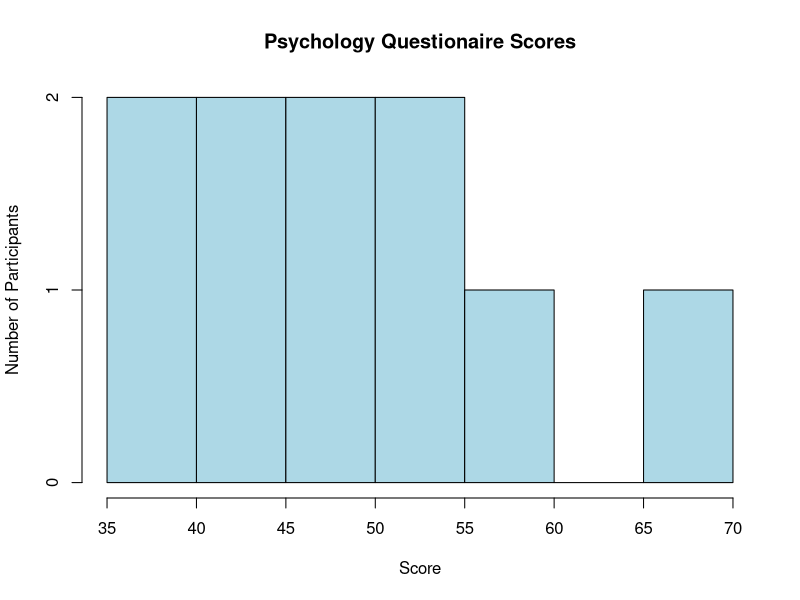

Write the R code that produced this figure. (Note: this script raises an error after producing the figure.)
scores <- c(12, 15, 18, 20, 25)
mean(scores)

mixed <- c(10, 20, "hello")
typeof(mixed)

scores <- c(10, 20, 30, 40, NA)
summary(scores)

scores <- c(35, 40, 42, 45, 48, 50, 52, 55, 60, 70)
hist(scores,
     main = "Psychology Questionaire Scores",
     xlab = "Score",
     ylab = "Number of Participants",
     col = "lightblue")

excel_sheets("data/DASS21_HU_N782_Clean.xlsx")
data <- read_excel("data/DASS21_HU_N782_Clean.xlsx", sheet = "Data")

dim(data)
names(data)
head(data)

# Missing values: None found across 782 participants and 67 variables.
colSums(is.na(data))

sum(duplicated(data$participant_id))
summary(data$dass_01)
dass_items <- data[paste0("dass_", sprintf("%02d", 1:21))]
range(unlist(dass_items))
sum(!unlist(dass_items) %in% 0:3)

# Check all response ranges are permitted according to the codebook
who_items <- data[paste0("who5_", 1:5)]
sum(!unlist(who_items) %in% 0:3)

swls_items <- data[paste0("swls_", 1:5)]
sum(!unlist(swls_items) %in% 1:7)

panas_items <- data[grepl("^panas_(pa|na)_", names(data))]
sum(!unlist(panas_items) %in% 1:5)

summary(data$age)
table(data$sex)
table(data$marital_status)
table(data$education)
table(data$residence)
table(data$partnered)
table(data$age_group)

# DEPRESSION
summary(data$dass_depression)
hist(data$dass_depression,
     main = "Distribution of Depression Scores",
     xlab = "DASS-21 Depression Score",
     ylab = "Number of Participants",
     col = "lightblue")
sd(data$dass_depression)

# ANXIETY
